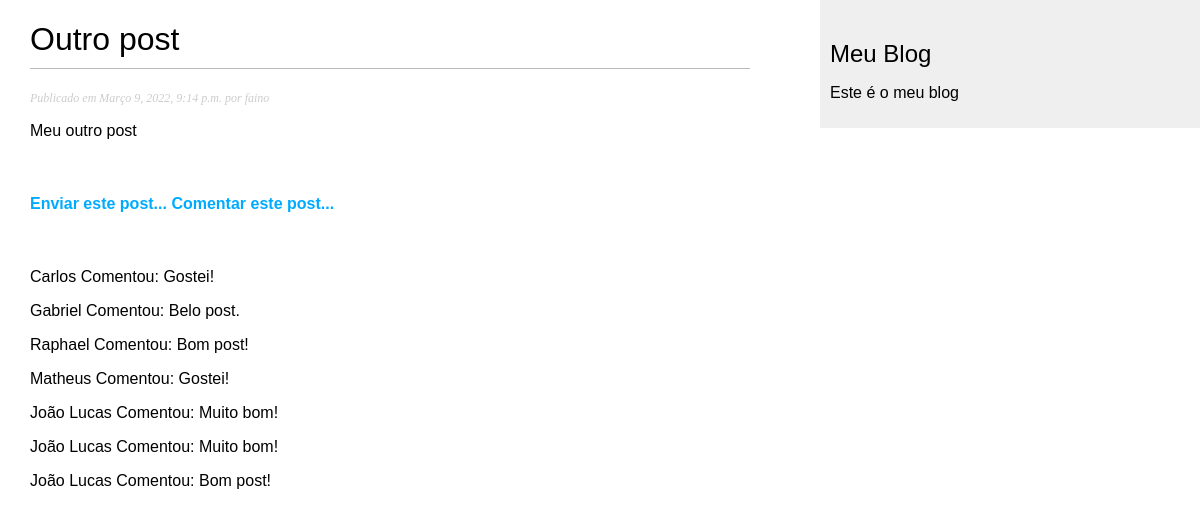
The app's page /2022/3/10/outro-post/ with its own data.
### meublog/models.py (models this page shows, shortened)
class Post(models.Model):
    STATUS_CHOICES = (
        ('rascunho', 'Rascunho'),
        ('publicado', 'Publicado')
    )
    objects = models.Manager()
    publicados = PublicadosManager()
    titulo = models.CharField(max_length=250)
    slug = models.SlugField(max_length=100)
    corpo = models.TextField()
    autor = models.ForeignKey(User, on_delete=models.CASCADE, related_name='meublog_posts')
    publicado = models.DateTimeField(default=timezone.now)
    criado = models.DateTimeField(auto_now_add=True)
    status = models.CharField(max_length=9, choices=STATUS_CHOICES, default='rascunho')
    class Meta:
        ordering = ('-publicado',)
        verbose_name = "Post"
        verbose_name_plural = "Posts"
    """
    def get_absolute_url(self):
        return reverse('meublog:detalhe',
                       args=[self.publicado.year,
                             self.publicado.month,
                             self.publicado.day-1,
                             self.slug])
    """

class Comentario(models.Model):
    nome = models.CharField(max_length=250)
    email = models.EmailField('E-mail')
    corpo = models.TextField('Comentário')
    criado = models.DateTimeField('Data de criação', auto_now_add=True)
    atualizado = models.DateTimeField('Data de atualização', default=timezone.now)
    ativo  = models.BooleanField('Ativo', default=True)
    post = models.ForeignKey(Post, on_delete=models.CASCADE)
    class Meta:
        ordering = ('-criado',)
        verbose_name = "Comentário"
        verbose_name_plural = 'Comentários'

### meublog/views.py (the view)
# urls.py: path('<int:ano>/<int:mes>/<int:dia>/<slug:slug>/', views.DetalharPostView.as_view(), name='detalhe'),
class DetalharPostView(DetailView):
    template_name = "meublog/post/detalharpost.html"
    model = Post
    def _get_coments(self, id_post):
        try:
            return Comentario.objects.filter(post_id=id_post, ativo = True)
        except Comentario.DoesNotExist:
            raise Exception
    def get_context_data(self, **kwargs):
        context = super(DetalharPostView, self).get_context_data(**kwargs)
        context['comentario'] = self._get_coments(self.object.id)
        return context

### meublog/templates/meublog/post/detalharpost.html (shortened to what this page needs)
{% extends 'meublog/base.html' %}
{% block conteudo %}
    <h1>{{ post.titulo }}</h1>
    <p class="date">
        Publicado em {{ post.publicado }} por {{ post.autor }}
    </p>
    <p>
        {{ post.corpo|linebreaks }}
    </p>
    <br>
    <h4>
        <a href="{% url 'meublog:enviarpost' post.id %}">
            Enviar este post...
        </a>
        <a href="{% url 'meublog:comentarpost' post.id %}">
            Comentar este post...
        </a>
    </h4>
    <br>
{% for c in comentario %}
    <p>
        {{ c.nome }} Comentou: {{ c.corpo }}
    </p>
{% endfor %}
{% endblock %}

### meublog/templates/meublog/base.html (shortened to what this page needs)
{% load static %}
<!DOCTYPE html>
<html lang="pt-br">
<head>
    <link href="{% static 'css/meublog.css' %}" rel="stylesheet">
</head>
<body>
    <div id="content">
        {% block conteudo %}
        {% endblock %}
    </div>
    <div id="sidebar">
        <h2>Meu Blog</h2>
        <p>Este é o meu blog</p>
    </div>
</body>
</html>

### meublog/static/css/meublog.css (style rules this page uses)
body { margin:0; padding:0; font-family:helvetica, sans-serif; }
a { color:#00abff; text-decoration:none; }
h1 { font-weight:normal; border-bottom:1px solid #bbb; padding:0 0 10px 0; }
h2 { font-weight:normal; margin:30px 0 0; }
#content { float:left; width:60%; padding:0 0 0 30px; }
#sidebar { float:right; width:30%; padding:10px; background:#efefef; height:100%; }
p.date { color:#ccc; font-family: georgia, serif; font-size: 12px; font-style: italic; }

### records on screen
Post: titulo "Outro post", publicado "Março 9, 2022, 9:14 p.m.", autor "faino", corpo "Meu outro post"
Comentario: nome "Carlos", corpo "Gostei!"
Comentario: nome "Gabriel", corpo "Belo post."
Comentario: nome "Raphael", corpo "Bom post!"
Comentario: nome "Matheus", corpo "Gostei!"
Comentario: nome "João Lucas", corpo "Muito bom!"
Comentario: nome "João Lucas", corpo "Muito bom!"
Comentario: nome "João Lucas", corpo "Bom post!"
